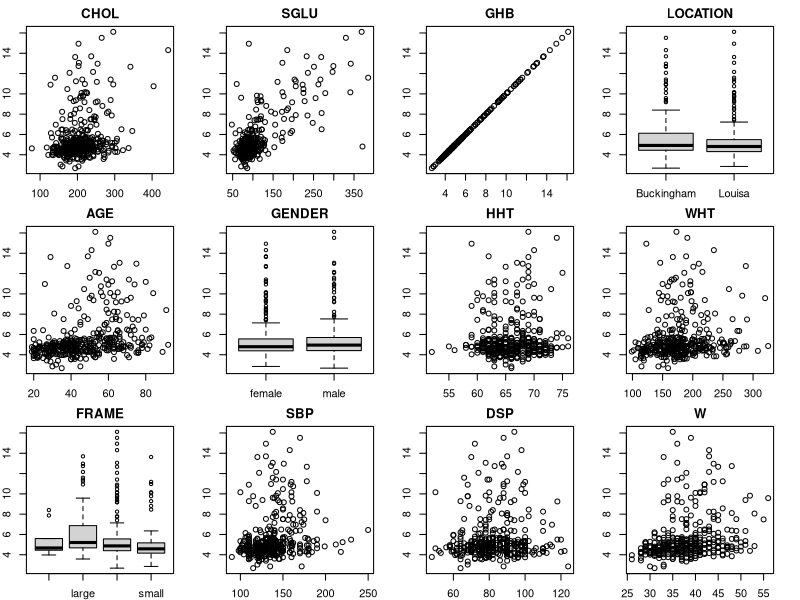
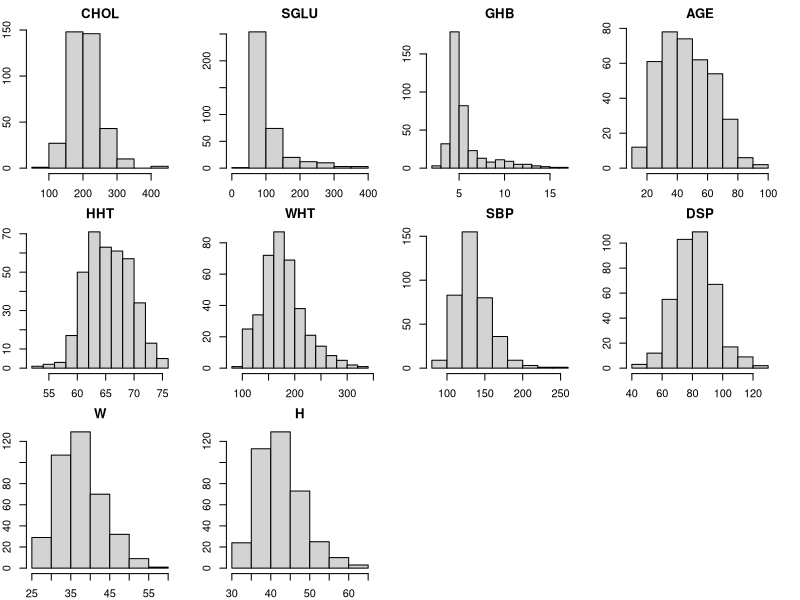
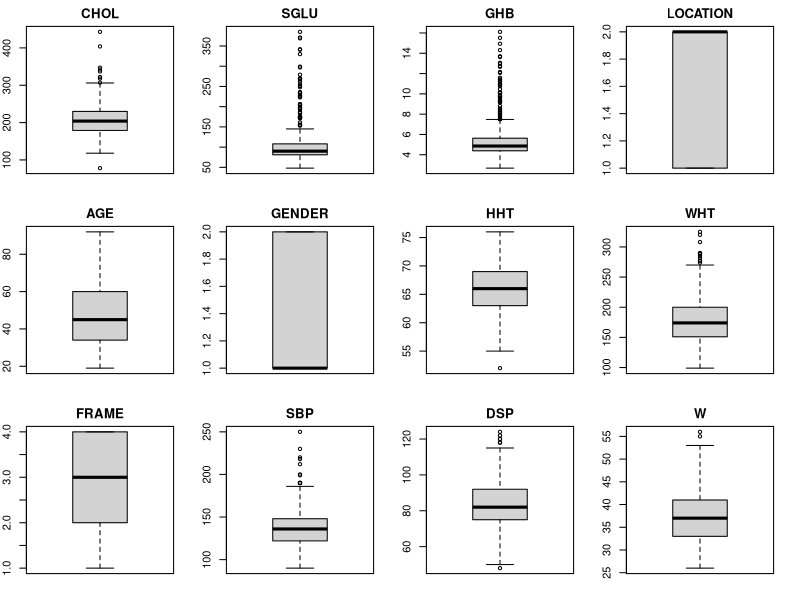
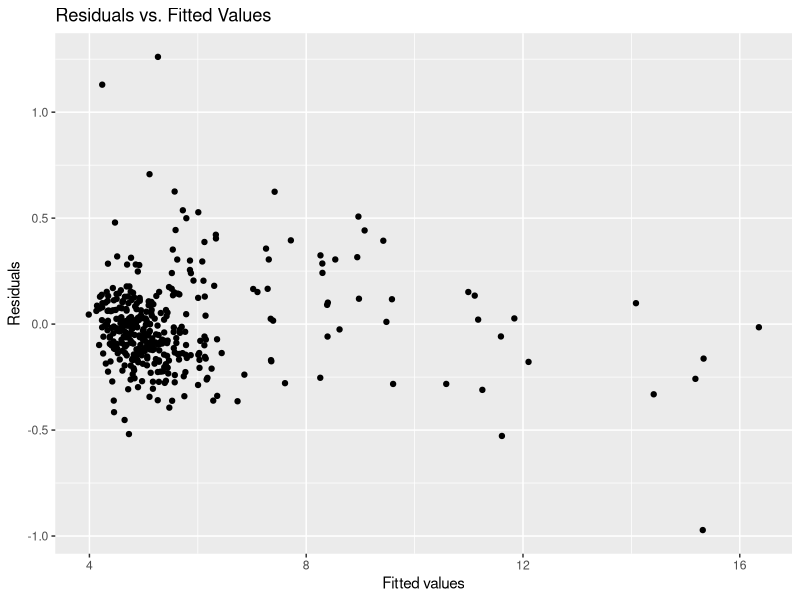

Write the R code that produced these figures, in order.
library(ggplot2)


####################################  Exploritory Data Analysis ###############################################################

data <- as.data.frame(read.table("Data/DatasetC.txt", sep="\t", header=TRUE))
# Remove ID Column
data$ID <- NULL  
data$FRAME <- factor(data$FRAME)
data$LOCATION <- factor(data$LOCATION)
data$GENDER <- factor(data$GENDER)

data <- na.omit(data)
# Data summary
summary(data)

# NA values
na_rows <- which(rowSums(is.na(data)) > 0)
na_data <- data[na_rows,]

# Scatter plots
par(mfrow=c(3,4), mar=c(2,2,2,2))
for (i in 1:12) {
  plot(data[,i], data$GHB, main=colnames(data)[i])
}

# Distributions

var_names <- names(data)
par(mfrow=c(3, 4), mar=c(2,2,2,2)) # adjust rows and columns according to your data
for (i in 1:length(var_names)) {
  if (is.numeric(data[[i]])) {
    hist(data[[i]], main = var_names[i], xlab = var_names[i])
  } 
}

# Outliers analysis

par(mfrow=c(3,4))
for (i in 1:12) {
  boxplot(data[,i], main=colnames(data)[i])
}

# identify outliers in each column
for (i in 1:12) {
  if (is.numeric(data[[i]])) {
  col <- data[,i]
  q1 <- quantile(na.omit(col), 0.25) 
  q3 <- quantile(na.omit(col), 0.75) 
  iqr <- q3 - q1
  upper_bound <- q3 + 1.5 * iqr
  lower_bound <- q1 - 1.5 * iqr
  outliers <- which(col > upper_bound | col < lower_bound)
  if (length(outliers) > 0) {
    cat("Outliers in column", colnames(data)[i], ":", outliers, "\n")
  }
  }
}


####################################  Model selection and model fitting  ###############################################################



# Full model 
full_model <- glm(GHB ~ CHOL + SGLU + LOCATION + AGE + GENDER + HHT + WHT + FRAME + SBP + DSP + W + H, data = data, family = Gamma(link = "log"))
summary(full_model)
full_model


####################################  Model comparison ###############################################################

reduced_models <- glm(GHB ~ CHOL + SGLU + AGE, data = data, family = Gamma(link = "log"))
summary(reduced_models)
residuals <- residuals(reduced_models)
fitted_values <- fitted(reduced_models)

residuals_df <- data.frame(Fitted_Values = fitted_values, Residuals = residuals)

ggplot(residuals_df, aes(x = Fitted_Values, y = Residuals)) +
  geom_point() +
  labs(x = "Fitted values", y = "Residuals", title = "Residuals vs. Fitted Values")
